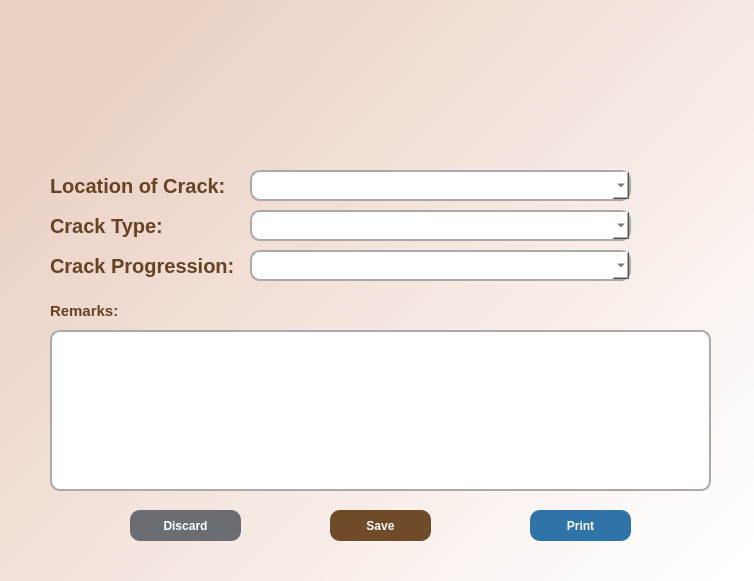
<?xml version="1.0" encoding="UTF-8"?>
<ui version="4.0">
 <class>MainWindow</class>
 <widget class="QMainWindow" name="MainWindow">
  <property name="geometry">
   <rect>
    <x>0</x>
    <y>0</y>
    <width>754</width>
    <height>581</height>
   </rect>
  </property>
  <property name="windowTitle">
   <string>MainWindow</string>
  </property>
  <property name="styleSheet">
   <string notr="true">#MainWindow{
background-color: qlineargradient(spread:pad, x1:0.045, y1:0.261, x2:0.988636, y2:0.955, stop:0 rgba(235, 209, 196, 255), stop:1 rgba(255, 255, 255, 255));
                                 }
                                 </string>
  </property>
  <widget class="QWidget" name="centralwidget">
   <property name="styleSheet">
    <string notr="true">#centralwidget{
background-color: qlineargradient(spread:pad, x1:0.045, y1:0.261, x2:0.988636, y2:0.955, stop:0 rgba(235, 209, 196, 255), stop:1 rgba(255, 255, 255, 255));
                                 }
                                 </string>
   </property>
   <widget class="QWidget" name="widget" native="true">
    <property name="geometry">
     <rect>
      <x>0</x>
      <y>0</y>
      <width>761</width>
      <height>571</height>
     </rect>
    </property>
    <property name="styleSheet">
     <string notr="true"/>
    </property>
    <widget class="QWidget" name="widget_2" native="true">
     <property name="geometry">
      <rect>
       <x>40</x>
       <y>-10</y>
       <width>581</width>
       <height>171</height>
      </rect>
     </property>
     <property name="styleSheet">
      <string notr="true">#widget_2 {
border-image: url(:/images/Crackterize.png) 100 -200 150 100 stretch stretch;
}</string>
     </property>
    </widget>
    <widget class="QLabel" name="cracktype">
     <property name="geometry">
      <rect>
       <x>50</x>
       <y>190</y>
       <width>181</width>
       <height>71</height>
      </rect>
     </property>
     <property name="styleSheet">
      <string notr="true">#cracktype {
	font: 700 9pt &quot;Segoe UI&quot;;
	font: 700 9pt &quot;Segoe UI&quot;;
	font: 600 9pt &quot;Segoe UI&quot;;
position: absolute;
width: 50px;
height: 50px;
left: 143px;
top: 236px;

font-family: 'Franklin Gothic Medium';
font-style: normal;
font-weight: 600;
font-size: 20px;
line-height: 42px;
text-align: center;

color: 
#664323;
}</string>
     </property>
     <property name="text">
      <string>Crack Type:</string>
     </property>
    </widget>
    <widget class="QLabel" name="crackprogression">
     <property name="geometry">
      <rect>
       <x>50</x>
       <y>250</y>
       <width>201</width>
       <height>31</height>
      </rect>
     </property>
     <property name="styleSheet">
      <string notr="true">#crackprogression {
	font: 700 9pt &quot;Segoe UI&quot;;
	font: 700 9pt &quot;Segoe UI&quot;;
	font: 600 9pt &quot;Segoe UI&quot;;
position: absolute;
width: 50px;
height: 50px;
left: 143px;
top: 236px;

font-family: 'Franklin Gothic Medium';
font-style: normal;
font-weight: 600;
font-size: 20px;
line-height: 42px;
text-align: center;

color: 
#664323;
}</string>
     </property>
     <property name="text">
      <string>Crack Progression:</string>
     </property>
    </widget>
    <widget class="QLabel" name="remarks">
     <property name="geometry">
      <rect>
       <x>50</x>
       <y>300</y>
       <width>121</width>
       <height>21</height>
      </rect>
     </property>
     <property name="styleSheet">
      <string notr="true">#remarks {
	font: 700 9pt &quot;Segoe UI&quot;;
	font: 700 9pt &quot;Segoe UI&quot;;
	font: 600 9pt &quot;Segoe UI&quot;;
position: absolute;
width: 50px;
height: 50px;
left: 143px;
top: 236px;

font-family: 'Franklin Gothic Medium';
font-style: normal;
font-weight: 600;
font-size: 15px;
line-height: 42px;
text-align: center;

color: 
#664323;
}</string>
     </property>
     <property name="text">
      <string>Remarks:</string>
     </property>
    </widget>
    <widget class="QTextEdit" name="notes">
     <property name="geometry">
      <rect>
       <x>50</x>
       <y>330</y>
       <width>661</width>
       <height>161</height>
      </rect>
     </property>
     <property name="styleSheet">
      <string notr="true">#notes {
        border-radius: 10px;
        font-size: 18px;
        font-family: Arial;
        color: #333;
        background-color: #fff;
        border: 2px solid #aaa;
        padding: 10px;
    }</string>
     </property>
    </widget>
    <widget class="QPushButton" name="discard">
     <property name="geometry">
      <rect>
       <x>130</x>
       <y>510</y>
       <width>111</width>
       <height>31</height>
      </rect>
     </property>
     <property name="styleSheet">
      <string notr="true">#discard{
 background-color: #6A6E72;
            color: white;
font: bold;
            border-radius: 10px;
            padding: 10px 20px;
}</string>
     </property>
     <property name="text">
      <string>Discard</string>
     </property>
    </widget>
    <widget class="QPushButton" name="save1">
     <property name="geometry">
      <rect>
       <x>330</x>
       <y>510</y>
       <width>101</width>
       <height>31</height>
      </rect>
     </property>
     <property name="styleSheet">
      <string notr="true">#save1{
 background-color: #6F4B27;
            color: white;
font: bold;
            border-radius: 10px;
            padding: 10px 20px;
}</string>
     </property>
     <property name="text">
      <string>Save</string>
     </property>
    </widget>
    <widget class="QPushButton" name="print1">
     <property name="geometry">
      <rect>
       <x>530</x>
       <y>510</y>
       <width>101</width>
       <height>31</height>
      </rect>
     </property>
     <property name="styleSheet">
      <string notr="true">#print1{
 background-color: #2E74A9;
            color: white;
font: bold;
            border-radius: 10px;
            padding: 10px 20px;
}</string>
     </property>
     <property name="text">
      <string>Print</string>
     </property>
    </widget>
    <widget class="QComboBox" name="combo1">
     <property name="geometry">
      <rect>
       <x>250</x>
       <y>170</y>
       <width>381</width>
       <height>31</height>
      </rect>
     </property>
     <property name="styleSheet">
      <string notr="true">#combo1 {
        border-radius: 10px;
        font-size: 18px;
        font-family: Arial;
        color: #333;
        background-color: #fff;
        border: 2px solid #aaa;
        padding: 10px;
    }</string>
     </property>
    </widget>
    <widget class="QLabel" name="loccrack">
     <property name="geometry">
      <rect>
       <x>50</x>
       <y>160</y>
       <width>181</width>
       <height>51</height>
      </rect>
     </property>
     <property name="styleSheet">
      <string notr="true">#loccrack {
	font: 700 9pt &quot;Franklin Gothic Medium&quot;;
	font: 600 9pt &quot;Franklin Gothic Medium&quot;;
position: absolute;
width: 50px;
height: 50px;
left: 143px;
top: 236px;

font-family: 'Franklin Gothic Medium';
font-style: normal;
font-weight: 600;
font-size: 20px;
line-height: 42px;
text-align: center;

color: 
#664323;
}</string>
     </property>
     <property name="text">
      <string>Location of Crack:</string>
     </property>
    </widget>
    <widget class="QComboBox" name="combo2">
     <property name="geometry">
      <rect>
       <x>250</x>
       <y>210</y>
       <width>381</width>
       <height>31</height>
      </rect>
     </property>
     <property name="styleSheet">
      <string notr="true">#combo2 {
        border-radius: 10px;
        font-size: 18px;
        font-family: Arial;
        color: #333;
        background-color: #fff;
        border: 2px solid #aaa;
        padding: 10px;
    }</string>
     </property>
    </widget>
    <widget class="QComboBox" name="combo3">
     <property name="geometry">
      <rect>
       <x>250</x>
       <y>250</y>
       <width>381</width>
       <height>31</height>
      </rect>
     </property>
     <property name="styleSheet">
      <string notr="true">#combo3 {
        border-radius: 10px;
        font-size: 18px;
        font-family: Arial;
        color: #333;
        background-color: #fff;
        border: 2px solid #aaa;
        padding: 10px;
    }</string>
     </property>
    </widget>
   </widget>
  </widget>
 </widget>
 <resources>
  <include location="../images/images.qrc"/>
 </resources>
 <connections/>
</ui>
